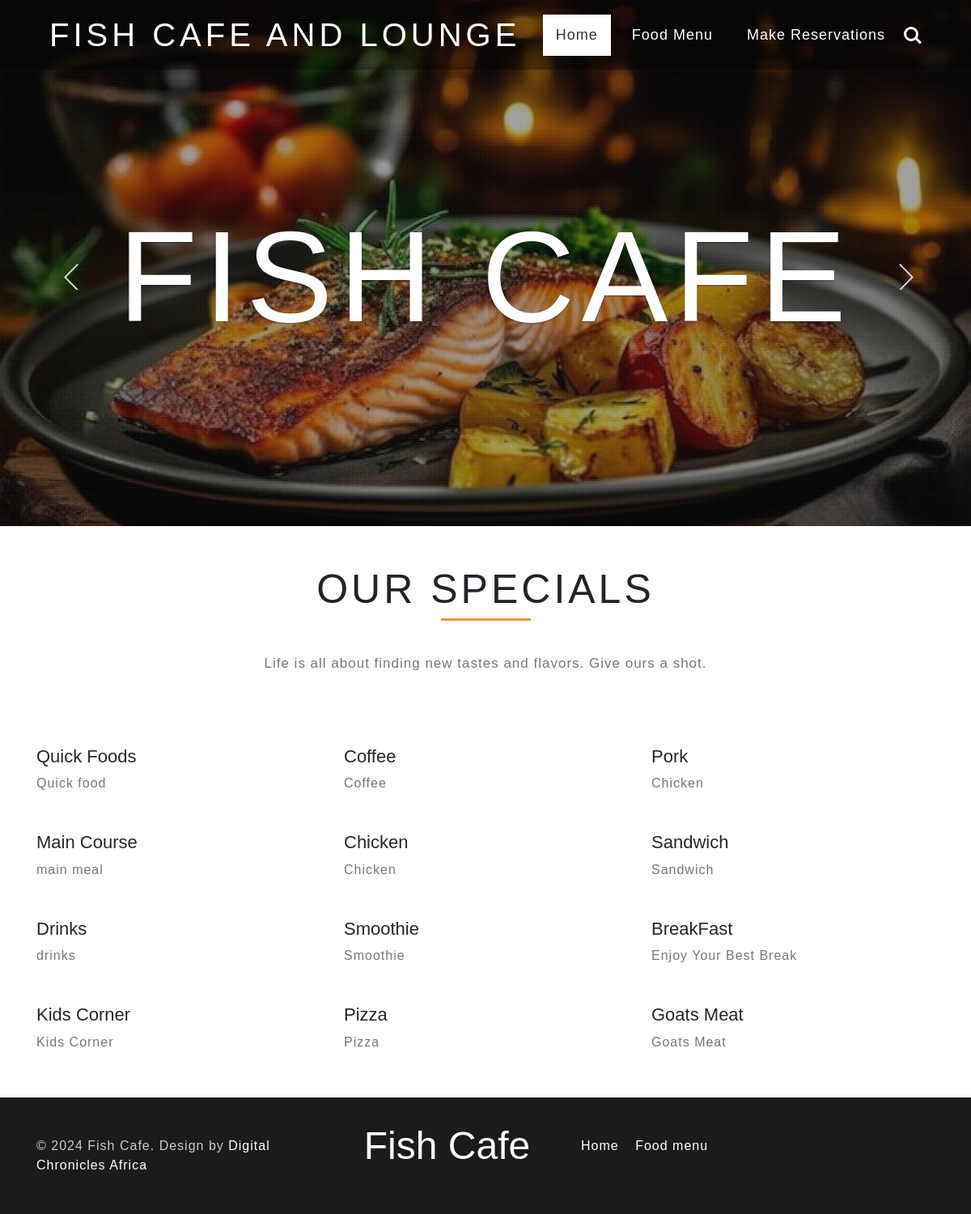
The page / on the database its author committed.
### inventory/models.py (models this page shows, shortened)
class Category(models.Model):
    GROUPING_CHOICES = (
        ("Starter", "Starter"),
        ("Main Dishes", "Main Dishes"),
        ("Desserts & Beverages", "Desserts & Beverages"),
    )
    name = models.CharField(max_length=100)
    description = models.CharField(max_length=100)
    image_url = models.ImageField(blank=True, null=True, upload_to="category_items")
    grouping = models.CharField(max_length=100, choices=GROUPING_CHOICES)

### web/views.py (the view)
# urls.py: 2. Add a URL to urlpatterns:  path('', views.home, name='home')
def home(request):
    dishes = Category.objects.order_by('?')[:12]
    foods = MenuItem.objects.order_by('?')[:10]
    return render(request, "index.html", {"dishes": dishes, "foods": foods})

### web/templates/index.html
{% extends 'homebase.html' %}
{% block content %}
{% include 'features/slider.html' %}
{% include 'features/aboutus.html' %}
{% endblock content %}

### web/templates/features/aboutus.html (shortened to what this page needs)
 {% load static %}
<section class="about py-5">
	<div class="container">
		<h3 class="heading text-center text-uppercase mb-5"> Our Specials </h3>
		<p class="aboutpara text-center">Life is all about finding new tastes and flavors. Give ours a shot. </p>
		<div class="row about_grids mt-5">
			{% for item in dishes %}
			<div class="col-md-4">
				<h3 class="mt-3 my-2 text-capitalize">{{item.name}}</h3>
				<p class="mb-2">{{item.description}}</p>
			</div>
			{% endfor %}
		</div>
	</div>
</section>

### static/css/style.css (style rules this page uses)
body { padding:0; margin:0; background:#fff; position:relative; font-family: 'Alegreya Sans', sans-serif; }
h1,h2,h3,h4,h5,h6 { margin:0; }
p { margin:0; }
.about p.aboutpara { font-size: 17px; letter-spacing: 1px; color: #777; width: 80%; line-height: 28px; margin: 0 auto; }
.about_grids h3 { font-size: 22px; letter-spacing: 0px; color: #272727; }
.about_grids p { font-size: 16px; letter-spacing: 1px; color: #777; }
h1.heading,h2.heading,h3.heading { font-size: 50px; letter-spacing: 4px; position: relative; }
h1.heading:before,h2.heading:before,h3.heading:before { content: ''; background: #da9d40; height: 3px; width: 10%; bottom: -15%; left: 45%; position: absolute; }

### rows shown on the page
Category: name "Quick Foods", description "Quick food"
Category: name "Coffee", description "Coffee"
Category: name "Pork", description "Chicken"
Category: name "Main Course", description "main meal"
Category: name "Chicken", description "Chicken"
Category: name "Sandwich", description "Sandwich"
Category: name "Drinks", description "drinks"
Category: name "Smoothie", description "Smoothie"
Category: name "BreakFast", description "Enjoy Your Best Break"
Category: name "Kids Corner", description "Kids Corner"
Category: name "Pizza", description "Pizza"
Category: name "Goats Meat", description "Goats Meat"
